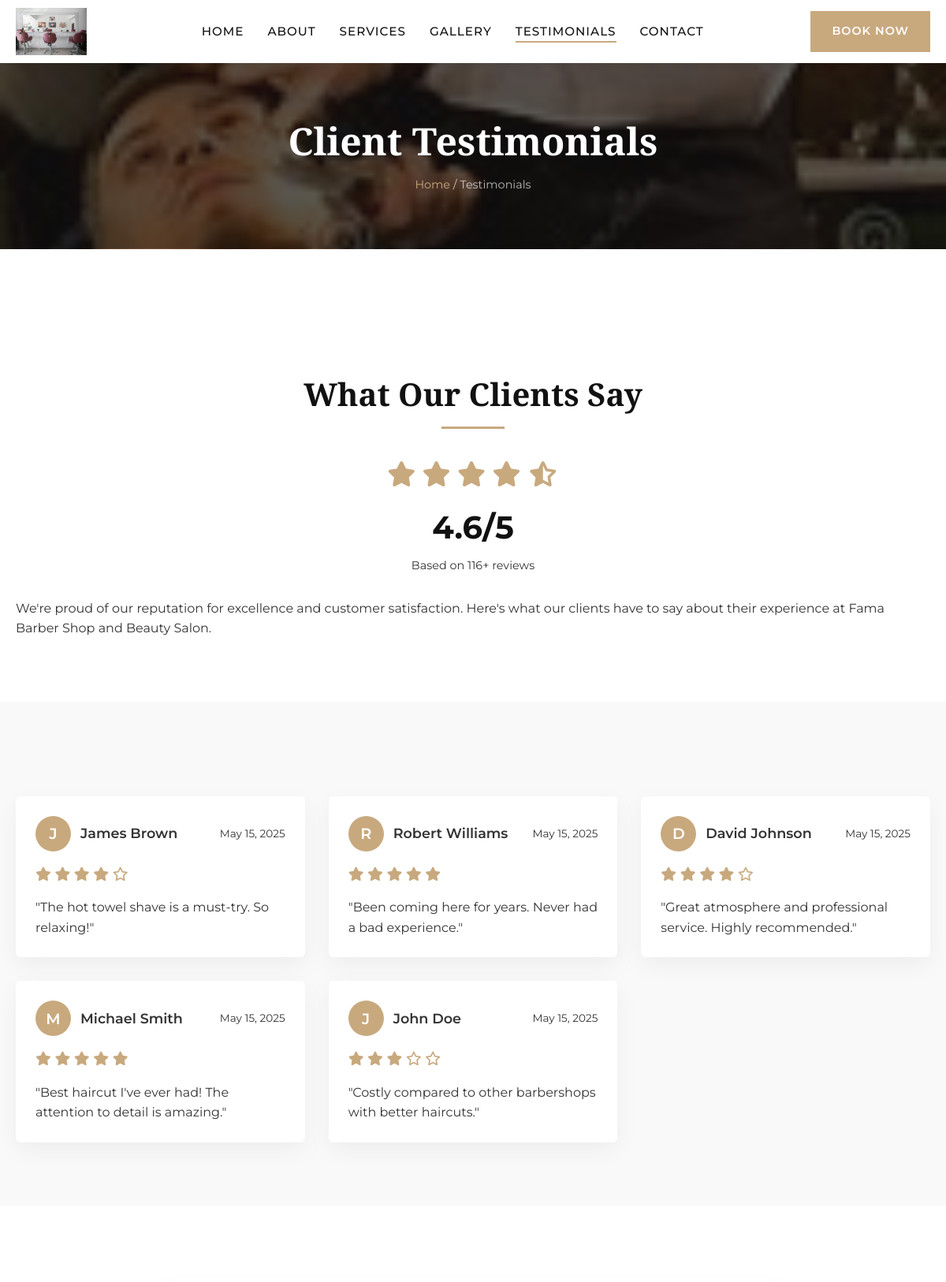
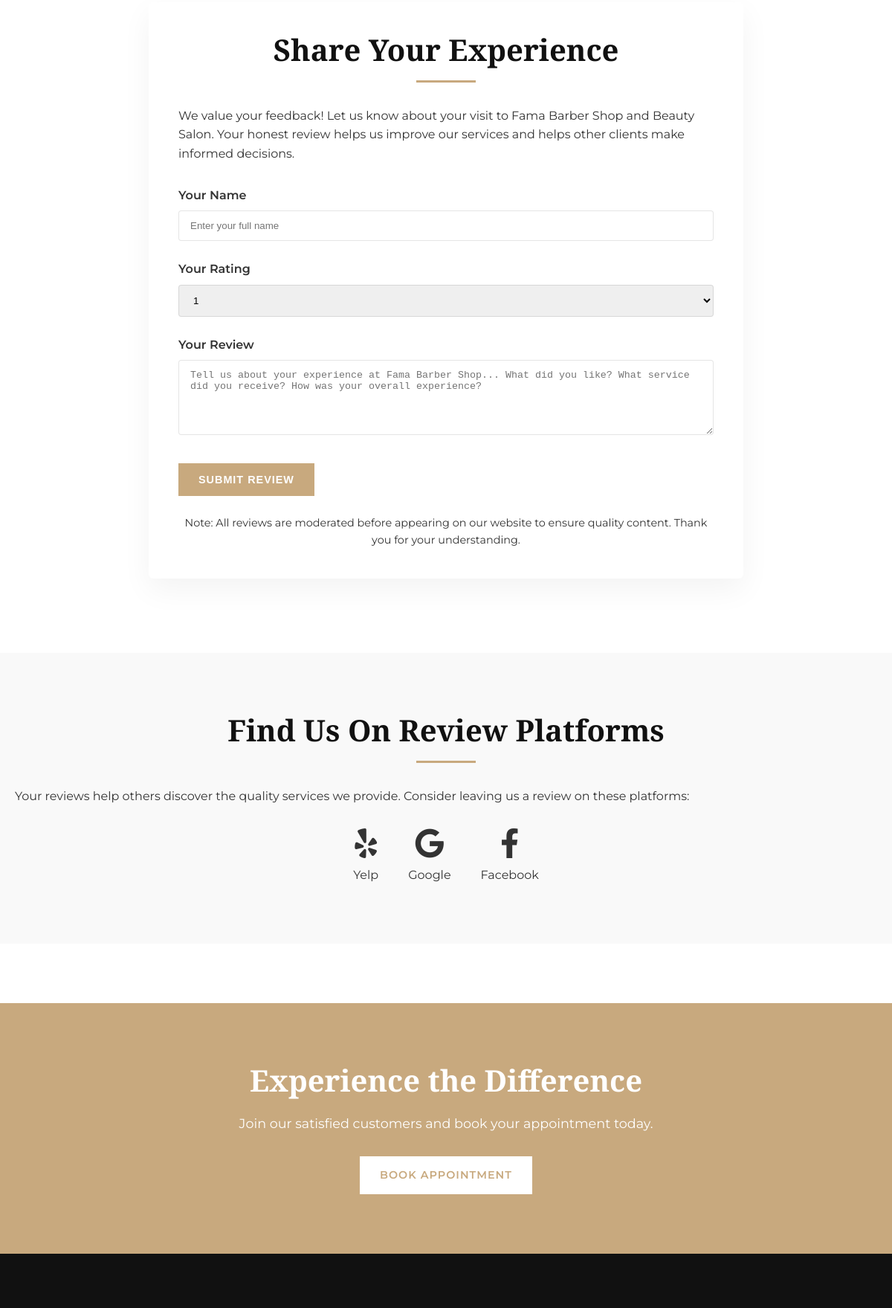
Screenshot of /testimonials (upper part) with the database file from the repository (2 pictures, top to bottom).
### app.py (models this page shows)
class Testimonial(db.Model):
    id = db.Column(db.Integer, primary_key=True)
    name = db.Column(db.String(100), nullable=False)
    rating = db.Column(db.Integer, nullable=False)
    comment = db.Column(db.Text, nullable=False)
    date = db.Column(db.DateTime, default=datetime.utcnow)
    approved = db.Column(db.Boolean, default=False)

### app.py (the view)
@app.route('/testimonials')
def testimonials():
    form = TestimonialForm()
    testimonials = Testimonial.query.filter_by(approved=True).order_by(Testimonial.date.desc()).all()
    return render_template('testimonials.html', testimonials=testimonials, form=form)

### app.py
class TestimonialForm(FlaskForm):
    name = StringField('Your Name', validators=[DataRequired()])
    rating = SelectField('Rating', choices=[(1, '1'), (2, '2'), (3, '3'), (4, '4'), (5, '5')], coerce=int)
    comment = TextAreaField('Your Review', validators=[DataRequired()])
    submit = SubmitField('Submit Review')

### app.py (called while the page is built)
@app.context_processor
def inject_now():
    return {'now': datetime.utcnow()}

### templates/testimonials.html (shortened to what this page needs)
{% extends "base.html" %}
{% block content %}
<section class="page-header">
    <div class="container">
        <h1 data-aos="fade-up">Client Testimonials</h1>
        <div class="breadcrumbs" data-aos="fade-up" data-aos-delay="100">
            <a href="{{ url_for('index') }}">Home</a> / <span>Testimonials</span>
        </div>
    </div>
</section>
<section class="reviews-overview">
    <div class="container">
        <div class="overview-content text-center" data-aos="fade-up">
            <h2 class="section-title">What Our Clients Say</h2>
            <div class="rating-summary">
                <div class="rating-stars">
                    <i class="fas fa-star"></i>
                    <i class="fas fa-star"></i>
                    <i class="fas fa-star"></i>
                    <i class="fas fa-star"></i>
                    <i class="fas fa-star-half-alt"></i>
                </div>
                <div class="rating-number">4.6/5</div>
                <div class="review-count">Based on 116+ reviews</div>
            </div>
            <p>We're proud of our reputation for excellence and customer satisfaction. Here's what our clients have to say about their experience at Fama Barber Shop and Beauty Salon.</p>
        </div>
    </div>
</section>
<section class="testimonials-grid-section">
    <div class="container">
        <div class="testimonials-grid">
            {% for testimonial in testimonials %}
            <div class="testimonial-card" data-aos="fade-up">
                <div class="testimonial-header">
                    <div class="client-info">
                        <div class="client-initial">{{ testimonial.name[0] }}</div>
                        <div class="client-name">{{ testimonial.name }}</div>
                    </div>
                    <div class="review-date">{{ testimonial.date.strftime('%B %d, %Y') }}</div>
                </div>
                <div class="testimonial-rating">
                    {% for i in range(1, 6) %}
                        {% if i <= testimonial.rating %}
                            <i class="fas fa-star"></i>
                        {% else %}
                            <i class="far fa-star"></i>
                        {% endif %}
                    {% endfor %}
                </div>
                <div class="testimonial-content">
                    <p>"{{ testimonial.comment }}"</p>
                </div>
            </div>
            {% endfor %}
        </div>
    </div>
</section>
<section class="leave-review-section">
    <div class="container">
        <div class="review-form-container" data-aos="fade-up">
            <h2 class="section-title">Share Your Experience</h2>
            <p>We value your feedback! Let us know about your visit to Fama Barber Shop and Beauty Salon. Your honest review helps us improve our services and helps other clients make informed decisions.</p>
            <form action="{{ url_for('add_testimonial') }}" method="post" class="review-form">
                <div class="form-group">
                    <label for="name">Your Name</label>
                    {{ form.name(class="form-control", placeholder="Enter your full name") }}
                </div>
                <div class="form-group">
                    <label for="rating">Your Rating</label>
                    <div class="rating-select">
                        {{ form.rating(class="form-control") }}
                    </div>
                </div>
                <div class="form-group">
                    <label for="comment">Your Review</label>
                    {{ form.comment(class="form-control", rows=5, placeholder="Tell us about your experience at Fama Barber Shop... What did you like? What service did you receive? How was your overall experience?") }}
                </div>
                <div class="form-submit">
                    {{ form.submit(class="btn") }}
                </div>
            </form>
            <div class="review-note">
                <p>Note: All reviews are moderated before appearing on our website to ensure quality content. Thank you for your understanding.</p>
            </div>
        </div>
    </div>
</section>
<section class="review-platforms">
    <div class="container">
        <div class="platforms-content text-center" data-aos="fade-up">
            <h2 class="section-title">Find Us On Review Platforms</h2>
            <p>Your reviews help others discover the quality services we provide. Consider leaving us a review on these platforms:</p>
            <div class="platform-icons">
                <a href="#" class="platform-icon">
                    <i class="fab fa-yelp"></i>
                    <span>Yelp</span>
                </a>
                <a href="#" class="platform-icon">
                    <i class="fab fa-google"></i>
                    <span>Google</span>
                </a>
                <a href="#" class="platform-icon">
                    <i class="fab fa-facebook-f"></i>
                    <span>Facebook</span>
                </a>
            </div>
        </div>
    </div>
</section>
<section class="cta-section">
    <div class="container">
        <div class="cta-inner" data-aos="fade-up">
            <h2>Experience the Difference</h2>
            <p>Join our satisfied customers and book your appointment today.</p>
            <a href="{{ url_for('booking') }}" class="btn btn-light">Book Appointment</a>
        </div>
    </div>
</section>
{% endblock %}

### static/css/style.css (style rules this page uses)
:root { --primary-color: #c8a97e; --secondary-color: #111111; --accent-color: #e8d6b3; --light-color: #ffffff; --dark-color: #000000; --text-color: #333333; --font-primary: 'Montserrat', sans-serif; --font-heading: 'Playfair Display', serif; --transition: all 0.3s ease; }
*, *::before, *::after { box-sizing: border-box; margin: 0; padding: 0; }
html { scroll-behavior: smooth; }
body { font-family: var(--font-primary); line-height: 1.6; color: var(--text-color); background-color: var(--light-color); overflow-x: hidden; }
h1, h2, h3, h4, h5, h6 { font-family: var(--font-heading); font-weight: 700; line-height: 1.2; color: var(--secondary-color); }
a { text-decoration: none; color: inherit; transition: var(--transition); }
.container { width: 100%; max-width: 1200px; margin: 0 auto; padding: 0 20px; }
.section-title { font-size: 2.5rem; margin-bottom: 2rem; text-align: center; position: relative; padding-bottom: 20px; }
.section-title::after { content: ''; position: absolute; bottom: 0; left: 50%; transform: translateX(-50%); width: 80px; height: 3px; background-color: var(--primary-color); }
.btn { display: inline-block; background-color: var(--primary-color); color: var(--light-color); padding: 12px 25px; border-radius: 0; font-weight: 600; font-size: 0.9rem; text-transform: uppercase; letter-spacing: 1px; border: 2px solid var(--primary-color); transition: var(--transition); cursor: pointer; }
.page-header { background-color: var(--secondary-color); padding: 150px 0 70px; margin-bottom: 80px; text-align: center; position: relative; color: var(--light-color); }
.page-header h1 { color: var(--light-color); font-size: 3rem; margin-bottom: 15px; }
.breadcrumbs { font-size: 0.9rem; color: rgba(255, 255, 255, 0.7); }
.breadcrumbs a { color: var(--primary-color); }
.cta-section { background-color: var(--primary-color); padding: 80px 0; margin-top: 80px; }
.cta-inner { text-align: center; color: var(--light-color); }
.cta-inner h2 { color: var(--light-color); margin-bottom: 20px; font-size: 2.5rem; }
.cta-inner p { margin-bottom: 30px; font-size: 1.1rem; max-width: 700px; margin-left: auto; margin-right: auto; }
.btn-light { background-color: var(--light-color); color: var(--primary-color); border-color: var(--light-color); }

### rows the page displays
Testimonial: name "J", name "James Brown", date "May 15, 2025", rating 4 (drawn), comment "The hot towel shave is a must-try. So relaxing!"
Testimonial: name "R", name "Robert Williams", date "May 15, 2025", rating 5 (drawn), comment "Been coming here for years. Never had a bad experience."
Testimonial: name "D", name "David Johnson", date "May 15, 2025", rating 4 (drawn), comment "Great atmosphere and professional service. Highly recommended."
Testimonial: name "M", name "Michael Smith", date "May 15, 2025", rating 5 (drawn), comment "Best haircut I've ever had! The attention to detail is amazing."
Testimonial: name "J", name "John Doe", date "May 15, 2025", rating 3 (drawn), comment "Costly compared to other barbershops with better haircuts."
